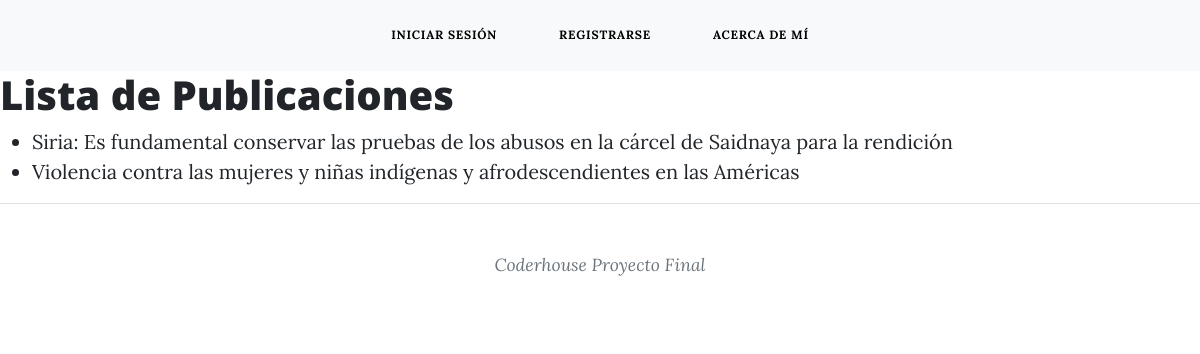
/posts/, run on the app's committed database.
### blog/models.py (models this page shows, shortened)
class Post(models.Model):
    titulo = models.CharField(max_length=100)
    subtitulo = models.CharField(max_length=200, blank=True, null=True)
    cuerpo = models.TextField()
    fecha = models.DateTimeField(auto_now_add=True)
    imagen = models.ImageField(upload_to='imagenes/', blank=True, null=True)
    author =  models.CharField(max_length=100,blank=True, null=True)

### blog/views.py (the view)
# urls.py: path('posts/', views.listar_publicaciones, name='listar_publicaciones'),
def listar_publicaciones(request):
    publicaciones = Post.objects.all()
    return render(request, 'blog/post_list.html', {'publicaciones': publicaciones})

### templates/blog/post_list.html (shortened to what this page needs)
{% extends 'blog/base.html' %}
{% block content %}
<h1>Lista de Publicaciones</h1>
<ul>
    {% for post in publicaciones %}
        <li>
            {% if user.is_authenticated and user.is_staff %}
                <a href="{% url 'post_detail' post.pk %}">{{ post.titulo }}</a>
            {% else %}
                <a href="{% url 'post_detail_user' post.pk %}">{{ post.titulo }}</a>
            {% endif %}
        </li>
    {% endfor %}
</ul>
{% endblock %}

### data on the page
Post: titulo "Siria: Es fundamental conservar las pruebas de los abusos en la cárcel de Saidnaya para la rendición"
Post: titulo "Violencia contra las mujeres y niñas indígenas y afrodescendientes en las Américas"
